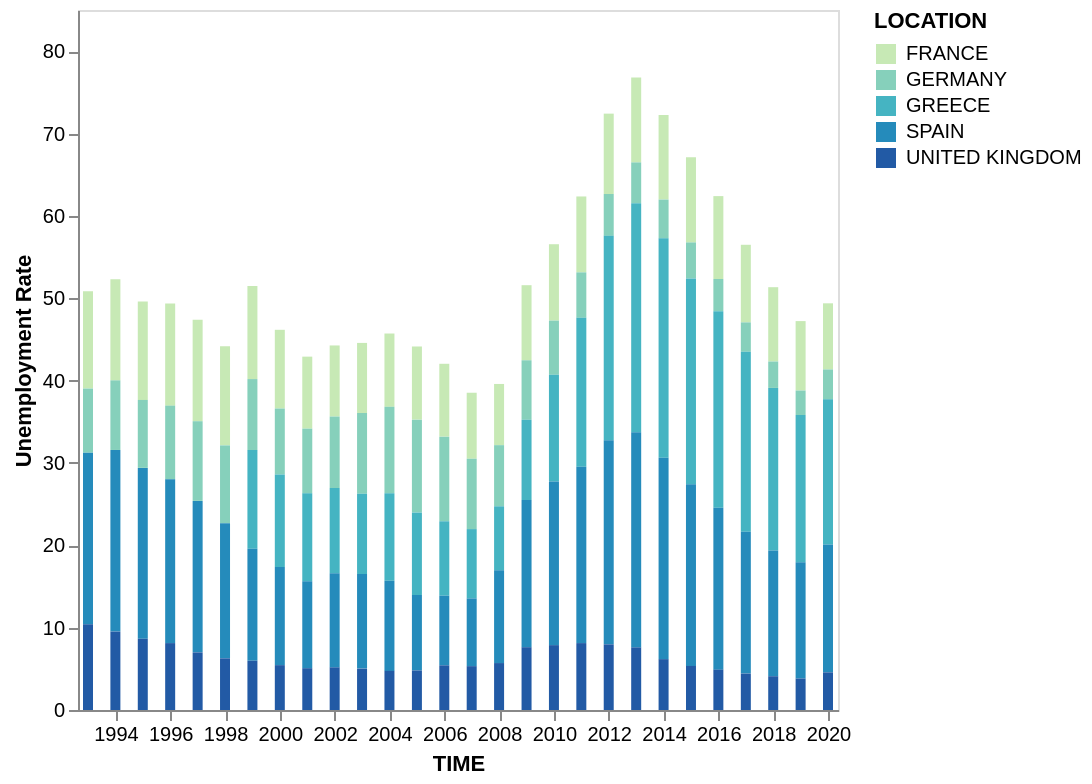

Specify this chart in Vega-Lite:
### Vega-Lite specification from a JSON file in a GitHub repository (floating-point values rounded to 4 significant figures; data arrays with more than 128 entries replaced by an {"elided": "..."} marker saying what was removed)
{"$schema": "https://vega.github.io/schema/vega-lite/v5.json", "description": "A simple bar chart with embedded data.", "data": {"values": {"elided": "134 records"}}, "mark": "bar", "height": 350, "width": 380, "encoding": {"x": {"field": "TIME", "type": "temporal", "axis": {"grid": false}}, "y": {"field": "Value", "type": "quantitative", "scale": {"domain": [0, 85]}, "axis": {"grid": false}, "title": "Unemployment Rate"}, "color": {"field": "LOCATION", "type": "nominal", "scale": {"scheme": "yellowgreenblue"}}}}
